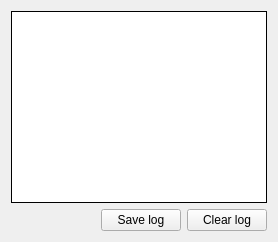
      <widget class="QWidget" name="tabLog">
       <attribute name="icon">
        <iconset resource="gui.qrc">
         <normaloff>:/icons/icons/pencil.png</normaloff>:/icons/icons/pencil.png</iconset>
       </attribute>
       <attribute name="title">
        <string>Log</string>
       </attribute>
       <attribute name="toolTip">
        <string>Program log</string>
       </attribute>
       <layout class="QVBoxLayout" name="verticalLayout">
        <item>
         <widget class="QTextEdit" name="txtLog">
          <property name="sizePolicy">
           <sizepolicy hsizetype="Expanding" vsizetype="Expanding">
            <horstretch>0</horstretch>
            <verstretch>1</verstretch>
           </sizepolicy>
          </property>
          <property name="frameShape">
           <enum>QFrame::Box</enum>
          </property>
          <property name="frameShadow">
           <enum>QFrame::Plain</enum>
          </property>
          <property name="midLineWidth">
           <number>0</number>
          </property>
          <property name="readOnly">
           <bool>true</bool>
          </property>
          <property name="textInteractionFlags">
           <set>Qt::TextSelectableByKeyboard|Qt::TextSelectableByMouse</set>
          </property>
         </widget>
        </item>
        <item>
         <layout class="QHBoxLayout" name="horizontalLayout_11">
          <item>
           <spacer name="horizontalSpacer_51">
            <property name="orientation">
             <enum>Qt::Horizontal</enum>
            </property>
            <property name="sizeHint" stdset="0">
             <size>
              <width>40</width>
              <height>20</height>
             </size>
            </property>
           </spacer>
          </item>
          <item>
           <widget class="QPushButton" name="btnSaveLog">
            <property name="text">
             <string>Save log</string>
            </property>
            <property name="icon">
             <iconset resource="gui.qrc">
              <normaloff>:/icons/icons/log_save.png</normaloff>:/icons/icons/log_save.png</iconset>
            </property>
           </widget>
          </item>
          <item>
           <widget class="QPushButton" name="btnClearLog">
            <property name="text">
             <string>Clear log</string>
            </property>
            <property name="icon">
             <iconset resource="gui.qrc">
              <normaloff>:/icons/icons/draw_eraser.png</normaloff>:/icons/icons/draw_eraser.png</iconset>
            </property>
           </widget>
          </item>
         </layout>
        </item>
       </layout>
      </widget>
